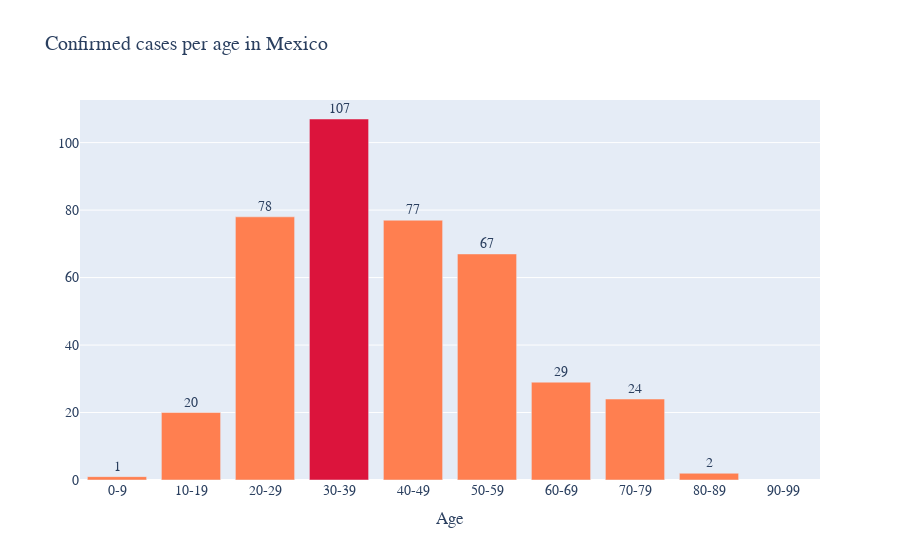

The notebook cell this image was saved under:
### Code cell
# plotly bar chart for confirmed cases per age

# df of confirmed cases
classes_counts =pd.DataFrame(df['Class'].value_counts())
ix = classes_counts.index.to_list()
classes_counts =pd.DataFrame(df['Class'].value_counts(), index=pd.Index(ix,name='Class'))
classes_counts = classes_counts.rename({'Class':'Confirmed'},axis=1)
classes_counts = classes_counts.reindex(classes)

# assign red color to the class with
# the most confirmed cases
lab = get_max_index(df=classes_counts,column='Confirmed')
colors= ['coral']*len(classes)
colors[find(classes_counts.index,lab)] = 'crimson'

# figure
fig = go.Figure(
    data=[
        go.Bar(
            x=classes, y=classes_counts['Confirmed'],
            text=classes_counts['Confirmed'],
            textposition='outside',
            marker = {
                'color':colors
            }  
        )
    ]
)

# layout
fig.update_layout(
    title='Confirmed cases per age in Mexico',
    xaxis_title="Age",
    yaxis_title=None,
    font=dict(
        family="Arial, bold",
        size=14,
        #color="auto"
    )
)
fig.write_image("figs/confirmed_per_age2.png")
fig.show()

### Figure 1 — Plotly figure (JSON) as saved in the notebook; plotly's stock layout.template omitted (floating-point values rounded to 4 significant figures)
{"data": [{"marker": {"color": ["coral", "coral", "coral", "crimson", "coral", "coral", "coral", "coral", "coral", "coral"]}, "text": [1, 20, 78, 107, 77, 67, 29, 24, 2, null], "textposition": "outside", "type": "bar", "x": ["0-9", "10-19", "20-29", "30-39", "40-49", "50-59", "60-69", "70-79", "80-89", "90-99"], "y": [1, 20, 78, 107, 77, 67, 29, 24, 2, null]}], "layout": {"font": {"family": "Arial, bold", "size": 14}, "title": {"text": "Confirmed cases per age in Mexico"}, "xaxis": {"title": {"text": "Age"}}, "yaxis": {"title": {}}}}
